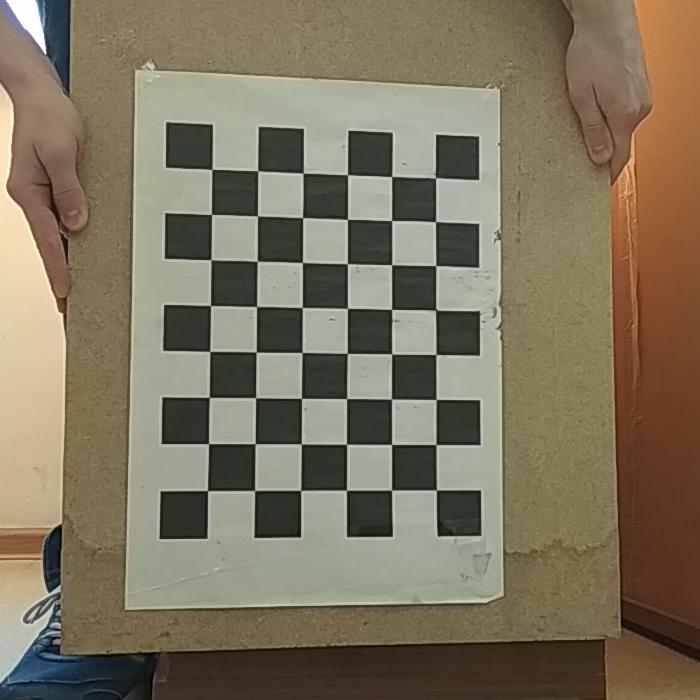
#> input picture Test Sequence/001.png, 700 x 700 px, found by its file name; its folder holds 4 pictures in this run; the run also reads 1 picture not shown here
$ python 'test4 - Optical Flow Based Shift.py'
#> lines starting #> are read from the running program, lines starting #| are printed output that depends on the picture; long printed decimals are rounded
# -*- coding: utf-8 -*-
"""
Created on Sat Oct 10 16:44:57 2020

@author: tsoyg
"""

from skimage import io
from skimage.color import rgb2gray
from skimage import img_as_ubyte
from skimage import registration
from scipy.ndimage import shift
import numpy as np
import os
from os import listdir
from os.path import isfile, join

pathIn = "C:\\Users\\tsoyg\\Desktop\\the fucking NIRS\\Test Sequence"         #откуда брать файлы
pathOut = "C:\\Users\\tsoyg\\Desktop\\the fucking NIRS\\Test Sequence Out\\test4 - Optical Flow Based Shift\\"  #куда сохранять файлы
files = [f for f in listdir(pathIn) if isfile(join(pathIn, f))]               #сами картинки
if not os.path.exists(pathOut): os.makedirs(pathOut)                          #создать путь, если ещё нет
ref_image = rgb2gray(io.imread(join(pathIn, files[0])))                       #задаём эталон
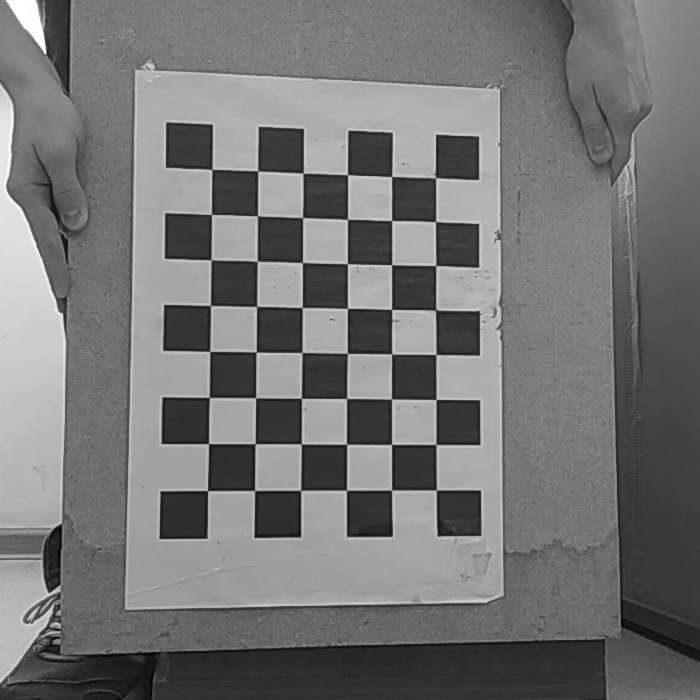
#> ref_image: shape (700, 700) float64; min 0.00167, max 1, mean 0.458
io.imsave(pathOut+files[0], img_as_ubyte(ref_image))                          #сохранитьб первый файл
sko = 0
sko_arr = [None] * (len(files)-1)
for i in range(1, len(files)-1):
    offset_image = rgb2gray(io.imread(join(pathIn,files[i])))
#> offset_image: shape (700, 700) float64; min 0.000833, max 1, mean 0.459
    flow = registration.optical_flow_tvl1(ref_image, offset_image)
    flow_x = flow[1, :, :]
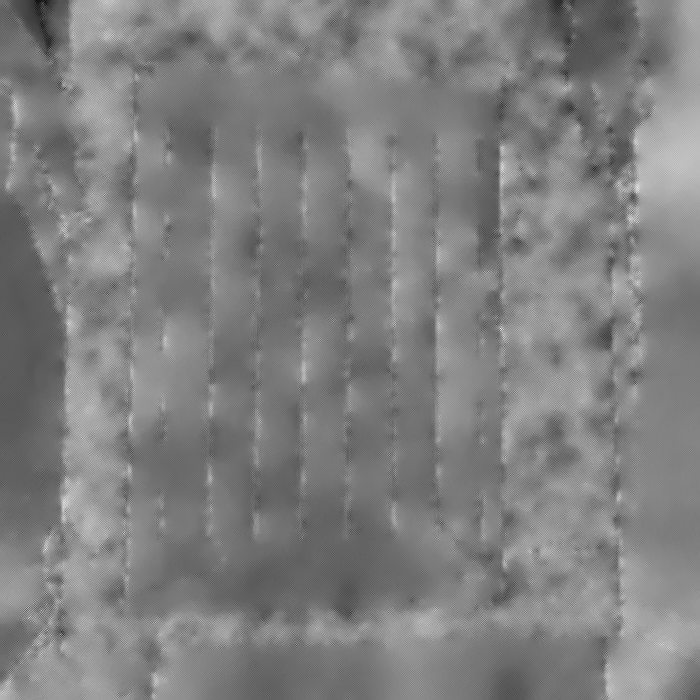
#> flow_x: shape (700, 700) float32; min -0.269, max 0.536, mean 0.136; drawn with min black and max white
    flow_y = flow[0, :, :]
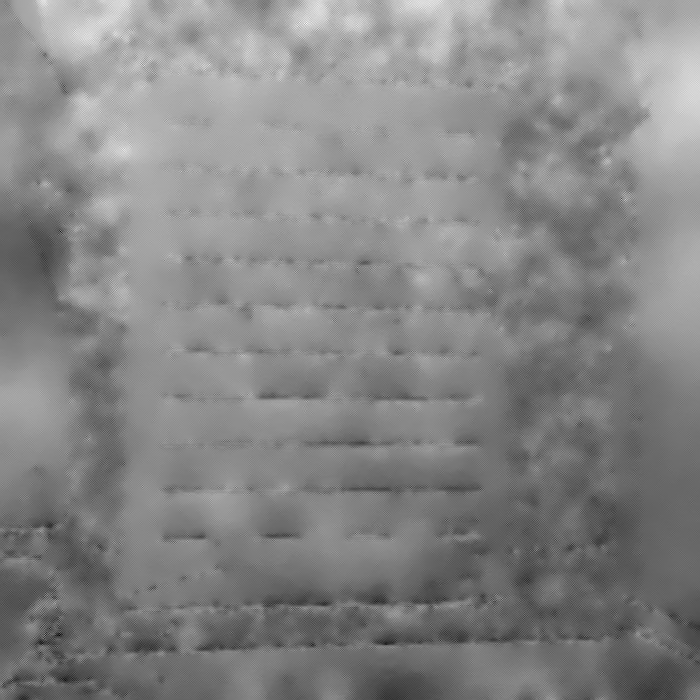
#> flow_y: shape (700, 700) float32; min -0.619, max 0.316, mean -0.128; drawn with min black and max white
    xoff = np.mean(flow_x)
#> xoff = 0.136
    yoff = np.mean(flow_y)
#> yoff = -0.128
    corrected_image = shift(offset_image, shift = (-yoff, -xoff), mode = 'constant')
    io.imsave(pathOut+files[i], corrected_image)
    sko_arr[i-1] = np.sum((corrected_image.astype("float") - ref_image.astype("float")) ** 2)
    sko_arr[i-1] /= float(ref_image.shape[0] * ref_image.shape[1])
    print("SKO[" + str(i) + "]: " + str(sko_arr[i-1]))
#| SKO[1]: 0.0006168
    sko += sko_arr[i-1]
#> sko = 0.000617
#> pass 2 of the loop `for i in range(1, len(files)-1):`:
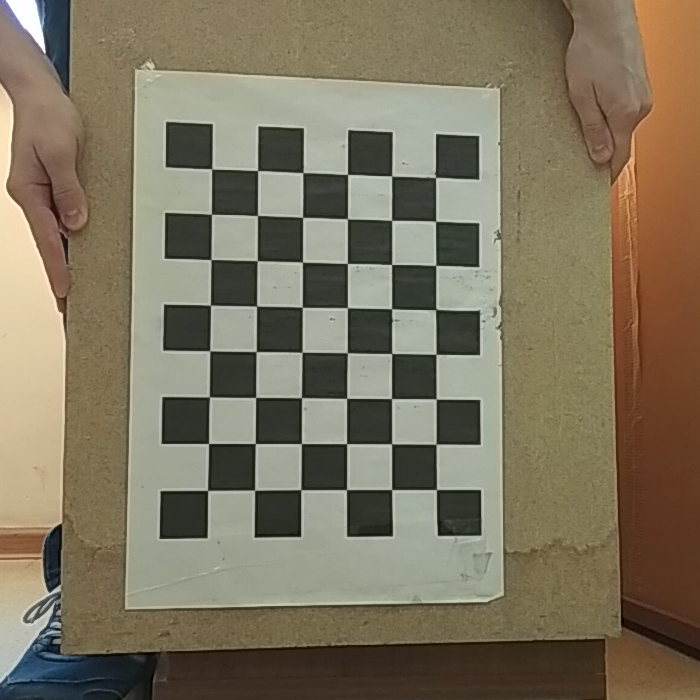
#> input picture Test Sequence/003.png, 700 x 700 px, found by its file name
#> `flow_x = flow[1, :, :]`:
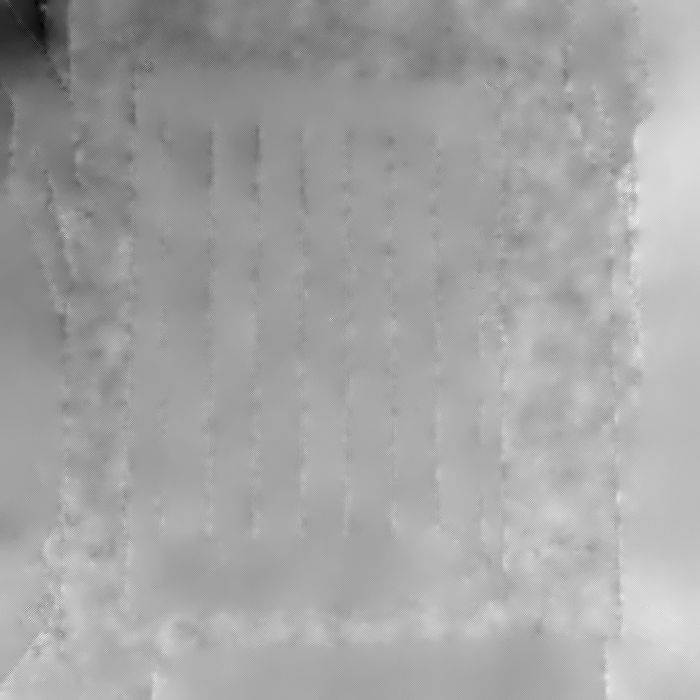
#> flow_x: shape (700, 700) float32; min -0.908, max 0.557, mean 0.0339; drawn with min black and max white
#> `flow_y = flow[0, :, :]`:
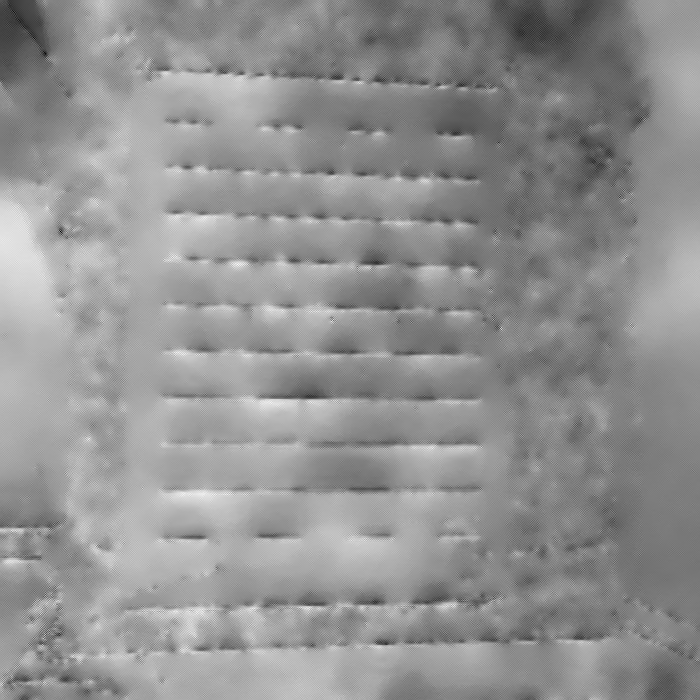
#> flow_y: shape (700, 700) float32; min -0.884, max -0.0741, mean -0.42; drawn with min black and max white
#> xoff = 0.0339
#> yoff = -0.42
#| SKO[2]: 0.0006991
#> `sko += sko_arr[i-1]`: sko = 0.00132
sko = sko/(len(files)-1)
#> sko = 0.000439
sko_arr[len(files)-2] = "Average SKO: " + str(sko)
with open(pathOut + 'SKO.txt', 'w') as f:
    for item in sko_arr:
        f.write("%s\n" % item)
#> this loop made 3 passes
#> item on passes 1 to 3: 0.000617, 0.000699, 'Average SKO: 0.00043862999835093936'
print("Average SKO: " + str(sko))
#| Average SKO: 0.0004386
